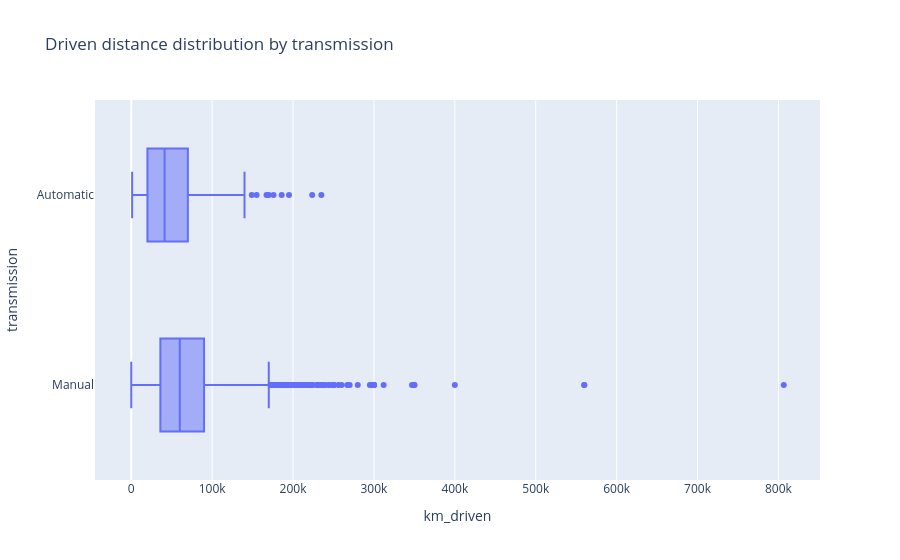

Notebook code for this chart:
### Markdown cell above
---

### 🎯 Exercise 5: Driven distance distribution by transmission

#### 👇 Tasks

- ✔️ Draw horizontal box plots of `km_driven` by `transmission`.
- ✔️ Store your figure to a variable named `fig`.
- ✔️ Add an appropriate title to your figure.
- ✔️ Display the figure using `fig.show()`

### Code cell
# YOUR CODE BEGINS
fig = px.box(
    df_cars,
    x="km_driven",
    y="transmission",
    orientation="h",
    title="Driven distance distribution by transmission",
)
fig.show()
# YOUR CODE ENDS

### Figure 1 — Plotly figure (JSON) as saved in the notebook; plotly's stock layout.template omitted (floating-point values rounded to 4 significant figures; data arrays with more than 128 entries replaced by an {"elided": "..."} marker saying what was removed)
{"data": [{"alignmentgroup": "True", "hovertemplate": "km_driven=%{x}<br>transmission=%{y}<extra></extra>", "legendgroup": "", "marker": {"color": "#636efa"}, "name": "", "notched": false, "offsetgroup": "", "orientation": "h", "showlegend": false, "type": "box", "x": {"elided": "4340 int values"}, "x0": " ", "xaxis": "x", "y": {"elided": "4340 str values"}, "y0": " ", "yaxis": "y"}], "layout": {"boxmode": "group", "legend": {"tracegroupgap": 0}, "title": {"text": "Driven distance distribution by transmission"}, "xaxis": {"anchor": "y", "domain": [0, 1], "title": {"text": "km_driven"}}, "yaxis": {"anchor": "x", "domain": [0, 1], "title": {"text": "transmission"}}}}
